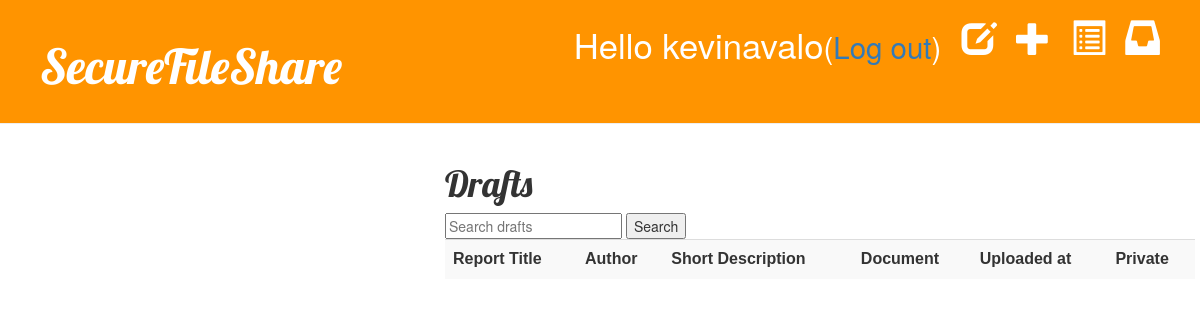
Page /drafts/ (signed in) on the earlier database version.
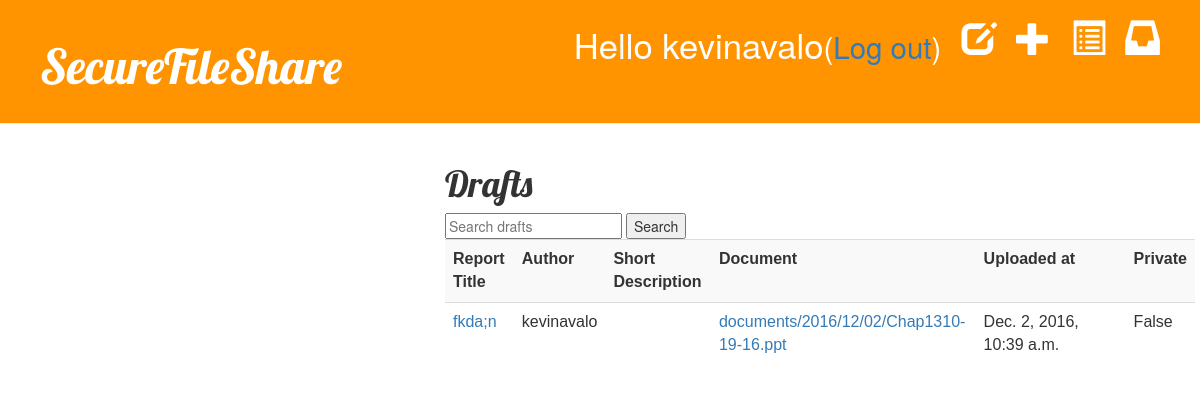
Same page on the later database version.
### blog/models.py (models this page shows, shortened)
class Report(models.Model): #this Report is a django model
    author = models.ForeignKey('auth.User') #link to another model
    title = models.CharField(max_length=200) #text with limited number of chars
    private = models.BooleanField(default=False) #checkbox for private
    short_description = models.CharField(max_length=100, blank=True)
    long_description = models.CharField(max_length=500, blank=True) #text with unlimited number of chars
    group = models.CharField(max_length=100, default="", blank=True)
    documents = models.ManyToManyField(Document)
    folder = models.ForeignKey(Folder, null=True, default=None, blank=True)
    upload_at = models.DateTimeField(auto_now_add=True)
    created_date = models.DateTimeField(default=timezone.now) #date and time
    published_date = models.DateTimeField(blank=True, null=True)

class Document(models.Model):
    document = models.FileField(upload_to='documents/%Y/%m/%d')

### blog/views.py (the view)
# urls.py: url(r'^drafts/$', views.report_draft_list, name='report_draft_list'),
@login_required
def report_draft_list(request):
    query = request.GET.get("q")
    if query:
        reports = Report.objects.filter(Q(Q(private=False) | Q(author=request.user)) & Q(published_date__isnull=True))
        reports = reports.filter(
            Q(title__icontains=query)|
            Q(description__icontains=query)
        )
    else:
        reports = Report.objects.filter(Q(Q(private=False) | Q(author=request.user)) & Q(published_date__isnull=True)).order_by('created_date') #get list of posts that have no published date (ergo, drafts)
    return render(request, 'blog/report_draft_list.html', {'reports': reports})

### blog/templates/blog/report_draft_list.html
{% extends 'blog/base.html' %}
{% block content %}
<h1>Drafts</h1>
<form method='GET' action=''>
<input type='text' name='q' placeholder='Search drafts' value='{{ request.GET.q }}'/>
<input type='submit' value='Search' />
<table width="1200" class="table table-inverse table-striped">
		<tr>
			<th>Report Title</th>
			<th>Author</th>
			<th>Short Description</th>
			<th>Document</th>
			<th>Uploaded at</th>
			<th>Private</th>
		</tr>
    {% for report in reports %}
        <tr>
			<td><a href="{% url 'report_detail' pk=report.pk %}">{{ report.title }}</a></td>
			<td>{{ report.author }}</td>
			<td>{{ report.short_description }}</td>
		<td>{% for document in report.documents.all %}
			<a href="{{ document.document.url }}">{{ document.document.name }}</a>
		{% endfor %}</td>
			<td width="20%">{{report.upload_at}}</td>
			<td>{{ report.private }}</td>
		</tr>
    {% endfor %}
</table>
{% endblock %}

### blog/templates/blog/base.html (shortened to what this page needs)
{% load static %}
<html>
  <head>
    <link rel="stylesheet" href="//maxcdn.bootstrapcdn.com/bootstrap/3.2.0/css/bootstrap.min.css">
    <link rel="stylesheet" href="//maxcdn.bootstrapcdn.com/bootstrap/3.2.0/css/bootstrap-theme.min.css">
    <link rel="stylesheet" href="{% static 'css/blog.css' %}">
  </head>
  <body>
    <div class="page-header">
      {% if user.is_authenticated %}
      <a href="{% url 'messages_inbox' %}" class="top-menu"><span class="glyphicon glyphicon-inbox"></span></a>
      <a href="{% url 'group_list' %}" class="top-menu"><span class="glyphicon glyphicon-list-alt"></span></a>
      <a href="{% url 'report_new' %}" class="top-menu"><span class="glyphicon glyphicon-plus"></span></a>
      <a href="{% url 'report_draft_list' %}" class="top-menu"><span class="glyphicon glyphicon-edit"></span></a>
      <p class="top-menu">Hello {{ user.username }}<small>(<a href="{% url 'logout' %}">Log out</a>)</small></p>
      {% else %}
      <a href="{% url 'login' %}" class="top-menu"><span class="glyphicon glyphicon-lock"></span></a>
      {% endif %}
      <h1><a href="/">SecureFileShare</a></h1>
    </div>
    <div class="content container">
      <div class="row">
        <div class="col-md-4">
        </div>
        <div class="col-md-8">
          {% block content %}
          {% endblock %}
        </div>
      </div>
    </div>
</body></html>

### blog/static/css/blog.css (style rules this page uses)
.page-header { background-color: #ff9400; margin-top: 0; padding: 20px 20px 20px 40px; }
.page-header h1, .page-header h1 a, .page-header h1 a:visited, .page-header h1 a:active { color: #ffffff; font-size: 36pt; text-decoration: none; }
.content { margin-left: 40px; }
h1, h2, h3, h4 { font-family: 'Lobster', cursive; }
.top-menu, .top-menu:hover, .top-menu:visited { color: #ffffff; float: right; font-size: 26pt; margin-right: 20px; }
table { font-family: arial, sans-serif; border-collapse: collapse; width: 100%; }

Differences in the rows shown:
added Report: title "fkda;n", author "kevinavalo", upload_at "Dec. 2, 2016, 10:39 a.m.", private "False"
added Document: document.name "documents/2016/12/02/Chap1310-19-16.ppt"
